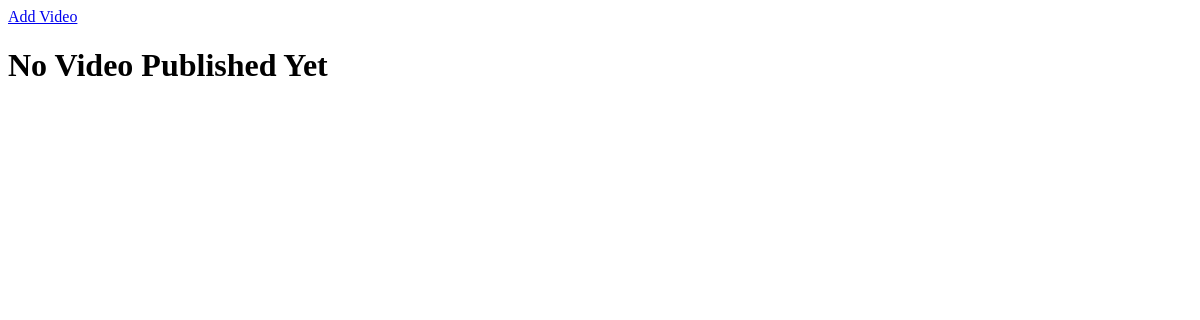
/course/video_add/23, run on an earlier commit of the app's database.
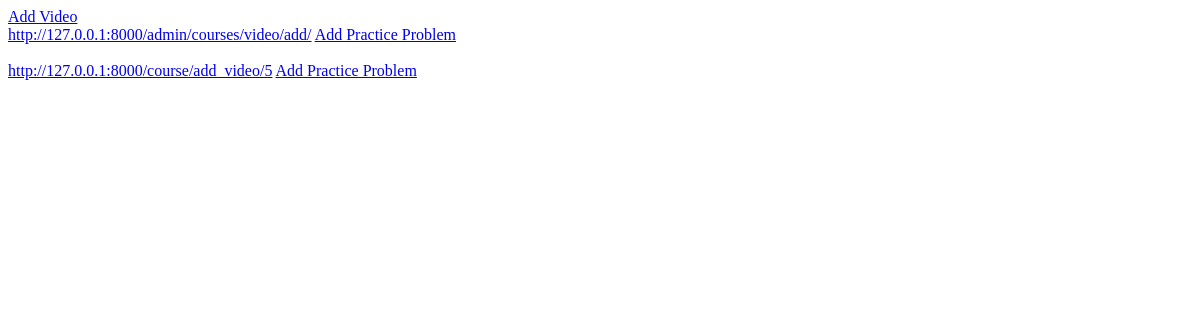
And on a later commit of the database.
### courses/models.py (models this page shows)
class Video(models.Model):
    Name=models.TextField()
    Video_Link=models.URLField()
    DOP=models.DateTimeField(auto_now=True)
    Desc=models.TextField()
    Course_ID=models.ForeignKey(Course,related_name='videos',on_delete=models.CASCADE)
    Author=models.ForeignKey(Tutor,on_delete=models.CASCADE)
    def __str__(self):
        return self.Name

### courses/views.py (the view)
# urls.py: path('video_add/<int:obj_id>',views.video_add,name='video_add'),
def video_add(request,obj_id):
    video=Video.objects.filter(Course_ID=obj_id)
    flag=Video.objects.filter(Course_ID=obj_id).count()
    request.session['course_id']=obj_id
    print(flag)
    print(video)
    return render(request,"Video_myPublished.html",{'video':video,'flag':flag})

### Templates/Video_myPublished.html (shortened to what this page needs)
<!DOCTYPE html>
<html lang="en">
<head>
    <a href="{% url 'add_video'  %}">Add Video</a>
</head>
<body>
    <br>
    {% if flag == 0 %}
    <h1>No Video Published Yet</h1>
    {% endif %}
    {% for video in video %}
    <a href="{{video.Video_Link}}">{{video.Video_Link}}</a>
    <a href="{% url 'problem_publish' video.id  %}">Add Practice Problem</a>
   <br>
   <br>
    {% endfor %}
</body>
</html>

What changed in the data, as far as the page shows it:
added Video: Video_Link "http://127.0.0.1:8000/admin/courses/video/add/"
added Video: Video_Link "http://127.0.0.1:8000/course/add_video/5"
Also different on the page:
text no longer shown: "No Video Published Yet"
